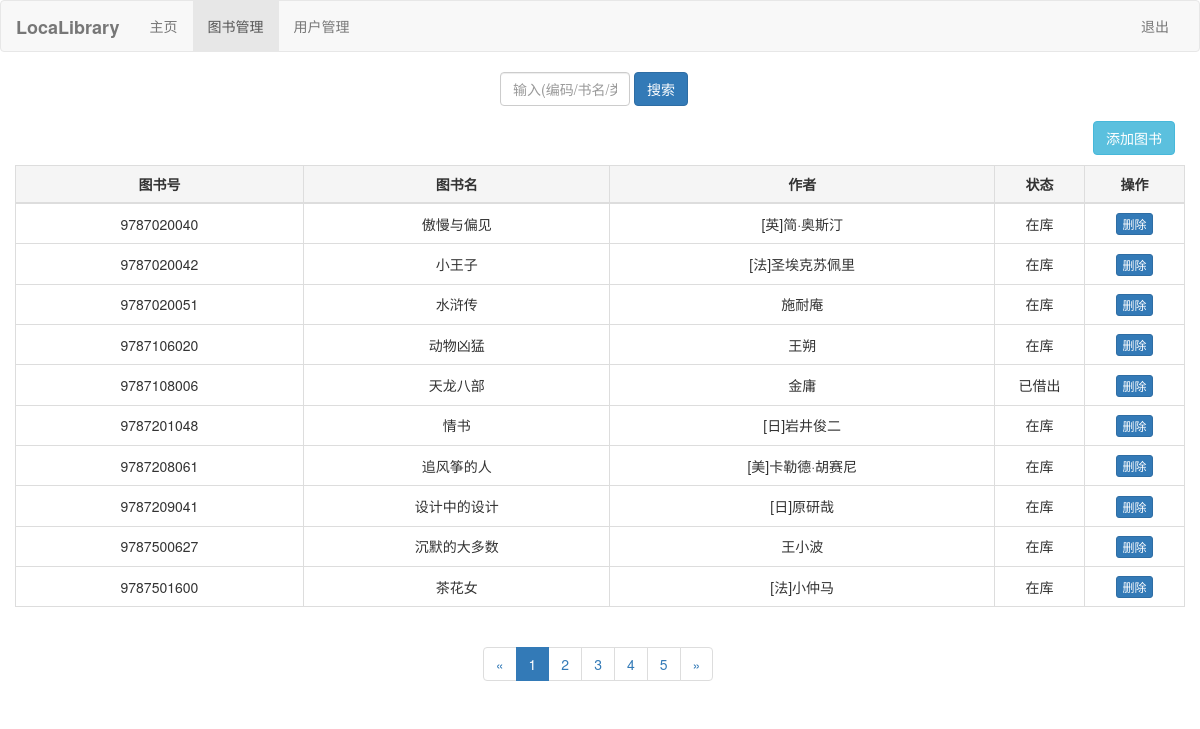
/admin/admin_book.php, run on the app's committed database.
### tables this page shows
CREATE TABLE `book` (
  `bookcode` varchar(10) NOT NULL,
  `name` varchar(50) DEFAULT NULL,
  `category` varchar(10) DEFAULT NULL,
  `author` varchar(10) DEFAULT NULL,
  `press` varchar(50) DEFAULT NULL,
  `status` varchar(10) NOT NULL DEFAULT '在库'
);

### admin/admin_book.php (the view, shortened to what this page needs)
<?php
require_once ('../includes/config.php');
?>
<!DOCTYPE html>
<html lang="zh-CN">
<head>
    <link rel="stylesheet" href="../Resources/bootstrap.min.css">
<link href="https://cdn.staticfile.org/twitter-bootstrap/3.3.7/css/bootstrap.min.css" rel="stylesheet">
<link href="js/bootstrap-datetimepicker.min.css" rel="stylesheet" media="screen">
</head>
<body>
    <nav class="navbar navbar-default">
        <div class="container-fluid">
            <div class="navbar-header">
                <a class="navbar-brand" href="JavaScript:void(0)">
                    <b>LocaLibrary</b>
                </a>
            </div>
            <div class="collapse navbar-collapse" id="nav">
                <ul class="nav navbar-nav">
                    <li>
                        <a href="admin_home.php">主页</a>
                    </li>
                    <li class="active">
                        <a href="admin_book.php">图书管理</a>
                    </li>
                    <li>
                        <a href="admin_user.php">用户管理</a>
                    </li>
                </ul>
                <ul class="nav navbar-nav navbar-right">
                    <li>
                        <a href="" style="cursor:default"><?php echo $_SESSION['admin_id'];?></a>
                    </li>
                    <li>
                        <a href="../index.php">退出</a>
                    </li>
                </ul>
            </div>
        </div>
    </nav>
    <?php
    mysqli_select_db($conn,"library");
    mysqli_query($conn,"set names utf8");
    $pageSize = 10;
    if (isset($_GET['page']) && $_GET['page'] >1) {
        $pageVal = $_GET['page'];
    }else {
        $pageVal = 1;
    }
   $page = ($pageVal-1)*$pageSize;
    ?>
    <div class="container-fluid">
        <div style="width:200px" class="center-block">
        <form method="POST" action="select_book.php" >
            <div class="form-inline">
                <div class="form-group">
                    <input type="text" id="input" class="form-control" placeholder="输入(编码/书名/类别）" name="keyword" style="width:130px;">
                </div>
                <div class="form-group">
                    <button type="submit" id="research" class="btn btn-primary">搜索</button>
                </div>
            </div>
        </form>
        </div>
        <a class="btn btn-info pull-right" href="add_book.php" style="margin:15px 10px 10px;">添加图书</a>
    <?php
         $flag=0;
            $res=mysqli_query($conn,"select * from book");
            $numrows = mysqli_num_rows($res);
			$pageNum = ceil($numrows/$pageSize);
	      $result = mysqli_query($conn,"select `bookcode`,`name`,`author`,`status` FROM book limit $page,$pageSize");
		if($pageVal <=3){
			$begin =1;
			$end = $pageNum>=5?5:$pageNum;
		}else{
			$end = $pageVal+2>=$pageNum?$pageNum:$pageVal+2;
			$begin =$end -4<=1?1:$end -4;
		}
		$prev = $pageVal -1<=1?1:$pageVal-1;
        $next = $pageVal +1 >=$pageNum?$pageNum:$pageVal +1;
    echo "<table class='table table-bordered table-hover text-center' id='txtHint'>";
    echo "<thead>";
    echo "<tr class='active'>";
    echo "<th class='text-center'>图书号</th>";
    echo "<th class='text-center'>图书名</th>";
    echo "<th class='text-center'>作者</th>";
    echo "<th class='text-center' style='width: 90px;'>状态</th>";
    echo "<th class='text-center' style='width: 100px;'>操作</th>";
    echo "</tr>";
    echo "</thead>";
    echo "<tbody>";
if($result){
    while ($row = mysqli_fetch_array($result, MYSQLI_ASSOC)) {
            echo "<tr>";
            echo "<td>".$row['bookcode']."</td>";
            echo "<td>".$row['name']."</td>";
            echo "<td>".$row['author']."</td>";
            echo "<td>".$row['status']."</td>";
            echo "<td><button class='btn btn-primary btn-xs' onclick='myfunction({$row["bookcode"]},{$page},{$pageSize},{$flag})'>删除</button></td>";
            echo "</tr>";
            }
    echo "</tbody>";
    echo "</table>\n";}
    ?>
        <nav class='text-center'>
                            <ul class='pagination'>
                                <li>
                                    <a href="?page=<?php echo $prev; ?>">
                                        <span>&laquo;</span>
									</a>
								</li>
					<?php
					for($i=$begin;$i<=$end;$i++){
						if($pageVal==$i){
							echo "<li class='active'><a href='?page=$i'>".$i."</a></li>";
						}
						else {
							echo "<li><a href='?page=$i'>".$i."</a></li>";
						}
					}
					?>
								<li>
                                    <a href="?page=<?php echo $next; ?>" aria-label='Next'>
                                        <span aria-hidden='true'>&raquo;</span>
                                    </a>
                                </li>
                            </ul>
                         </nav>
    </div>
</body>
</html>

### admin/admin_book.php (style rules this page uses)
td { vertical-align: middle !important; }

### data on the page
book: bookcode "9787020040", name "傲慢与偏见", author "[英]简·奥斯汀", status "在库"
book: bookcode "9787020042", name "小王子", author "[法]圣埃克苏佩里", status "在库"
book: bookcode "9787020051", name "水浒传", author "施耐庵", status "在库"
book: bookcode "9787106020", name "动物凶猛", author "王朔", status "在库"
book: bookcode "9787108006", name "天龙八部", author "金庸", status "已借出"
book: bookcode "9787201048", name "情书", author "[日]岩井俊二", status "在库"
book: bookcode "9787208061", name "追风筝的人", author "[美]卡勒德·胡赛尼", status "在库"
book: bookcode "9787209041", name "设计中的设计", author "[日]原研哉", status "在库"
book: bookcode "9787500627", name "沉默的大多数", author "王小波", status "在库"
book: bookcode "9787501600", name "茶花女", author "[法]小仲马", status "在库"
